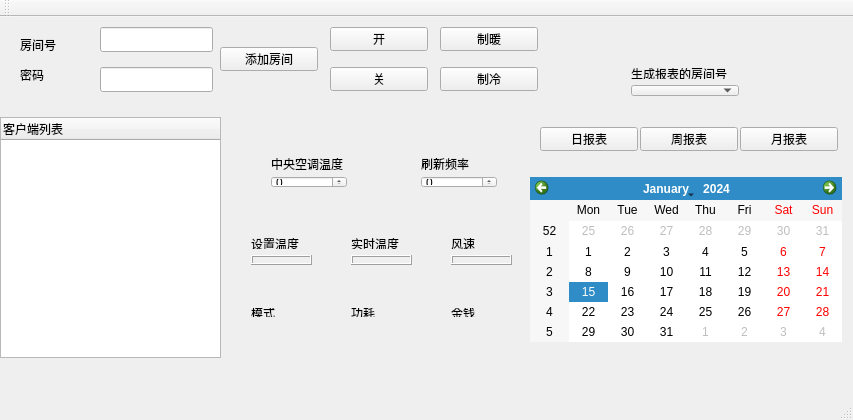
<?xml version="1.0" encoding="UTF-8"?>
<ui version="4.0">
 <class>MainWindow</class>
 <widget class="QMainWindow" name="MainWindow">
  <property name="geometry">
   <rect>
    <x>0</x>
    <y>0</y>
    <width>853</width>
    <height>420</height>
   </rect>
  </property>
  <property name="windowTitle">
   <string>MainWindow</string>
  </property>
  <widget class="QWidget" name="centralWidget">
   <widget class="QPushButton" name="addRoomBtn">
    <property name="geometry">
     <rect>
      <x>220</x>
      <y>30</y>
      <width>98</width>
      <height>24</height>
     </rect>
    </property>
    <property name="text">
     <string>添加房间</string>
    </property>
   </widget>
   <widget class="QLabel" name="roomLab">
    <property name="geometry">
     <rect>
      <x>20</x>
      <y>20</y>
      <width>81</width>
      <height>16</height>
     </rect>
    </property>
    <property name="text">
     <string>房间号</string>
    </property>
   </widget>
   <widget class="QLabel" name="pwdLab">
    <property name="geometry">
     <rect>
      <x>20</x>
      <y>50</y>
      <width>81</width>
      <height>16</height>
     </rect>
    </property>
    <property name="text">
     <string>密码</string>
    </property>
   </widget>
   <widget class="QLineEdit" name="roomText">
    <property name="geometry">
     <rect>
      <x>100</x>
      <y>10</y>
      <width>113</width>
      <height>25</height>
     </rect>
    </property>
   </widget>
   <widget class="QLineEdit" name="pwdText">
    <property name="geometry">
     <rect>
      <x>100</x>
      <y>50</y>
      <width>113</width>
      <height>25</height>
     </rect>
    </property>
    <property name="echoMode">
     <enum>QLineEdit::Password</enum>
    </property>
   </widget>
   <widget class="QTreeWidget" name="treeWidget">
    <property name="geometry">
     <rect>
      <x>0</x>
      <y>100</y>
      <width>221</width>
      <height>241</height>
     </rect>
    </property>
    <column>
     <property name="text">
      <string notr="true">客户端列表</string>
     </property>
    </column>
   </widget>
   <widget class="QWidget" name="layoutWidget">
    <property name="geometry">
     <rect>
      <x>340</x>
      <y>210</y>
      <width>83</width>
      <height>49</height>
     </rect>
    </property>
    <layout class="QVBoxLayout" name="verticalLayout_2">
     <item>
      <widget class="QLabel" name="realTem">
       <property name="text">
        <string>实时温度</string>
       </property>
      </widget>
     </item>
     <item>
      <widget class="QLCDNumber" name="realTemNum">
       <property name="digitCount">
        <number>3</number>
       </property>
       <property name="segmentStyle">
        <enum>QLCDNumber::Flat</enum>
       </property>
      </widget>
     </item>
    </layout>
   </widget>
   <widget class="QWidget" name="layoutWidget_2">
    <property name="geometry">
     <rect>
      <x>440</x>
      <y>280</y>
      <width>83</width>
      <height>45</height>
     </rect>
    </property>
    <layout class="QVBoxLayout" name="verticalLayout_4">
     <item>
      <widget class="QLabel" name="moneyLab">
       <property name="text">
        <string>金钱</string>
       </property>
      </widget>
     </item>
     <item>
      <widget class="QLabel" name="money">
       <property name="text">
        <string/>
       </property>
      </widget>
     </item>
    </layout>
   </widget>
   <widget class="QWidget" name="layoutWidget_3">
    <property name="geometry">
     <rect>
      <x>440</x>
      <y>210</y>
      <width>83</width>
      <height>49</height>
     </rect>
    </property>
    <layout class="QVBoxLayout" name="verticalLayout_5">
     <item>
      <widget class="QLabel" name="speed">
       <property name="text">
        <string>风速</string>
       </property>
      </widget>
     </item>
     <item>
      <widget class="QLCDNumber" name="speedNum">
       <property name="digitCount">
        <number>3</number>
       </property>
       <property name="segmentStyle">
        <enum>QLCDNumber::Flat</enum>
       </property>
      </widget>
     </item>
    </layout>
   </widget>
   <widget class="QWidget" name="layoutWidget_4">
    <property name="geometry">
     <rect>
      <x>240</x>
      <y>280</y>
      <width>83</width>
      <height>45</height>
     </rect>
    </property>
    <layout class="QVBoxLayout" name="verticalLayout_6">
     <item>
      <widget class="QLabel" name="modeLab">
       <property name="text">
        <string>模式</string>
       </property>
      </widget>
     </item>
     <item>
      <widget class="QLabel" name="mode">
       <property name="text">
        <string/>
       </property>
      </widget>
     </item>
    </layout>
   </widget>
   <widget class="QWidget" name="layoutWidget">
    <property name="geometry">
     <rect>
      <x>240</x>
      <y>210</y>
      <width>83</width>
      <height>49</height>
     </rect>
    </property>
    <layout class="QVBoxLayout" name="verticalLayout">
     <item>
      <widget class="QLabel" name="setTem">
       <property name="text">
        <string>设置温度</string>
       </property>
      </widget>
     </item>
     <item>
      <widget class="QLCDNumber" name="setTemNum">
       <property name="digitCount">
        <number>3</number>
       </property>
       <property name="segmentStyle">
        <enum>QLCDNumber::Flat</enum>
       </property>
      </widget>
     </item>
    </layout>
   </widget>
   <widget class="QWidget" name="layoutWidget">
    <property name="geometry">
     <rect>
      <x>340</x>
      <y>280</y>
      <width>83</width>
      <height>45</height>
     </rect>
    </property>
    <layout class="QVBoxLayout" name="verticalLayout_3">
     <item>
      <widget class="QLabel" name="powerLab">
       <property name="text">
        <string>功耗</string>
       </property>
      </widget>
     </item>
     <item>
      <widget class="QLabel" name="power">
       <property name="text">
        <string/>
       </property>
      </widget>
     </item>
    </layout>
   </widget>
   <widget class="QPushButton" name="heatModeBtn">
    <property name="geometry">
     <rect>
      <x>440</x>
      <y>10</y>
      <width>98</width>
      <height>24</height>
     </rect>
    </property>
    <property name="text">
     <string>制暖</string>
    </property>
   </widget>
   <widget class="QPushButton" name="coldModeBtn">
    <property name="geometry">
     <rect>
      <x>440</x>
      <y>50</y>
      <width>98</width>
      <height>24</height>
     </rect>
    </property>
    <property name="text">
     <string>制冷</string>
    </property>
   </widget>
   <widget class="QWidget" name="layoutWidget_5">
    <property name="geometry">
     <rect>
      <x>260</x>
      <y>130</y>
      <width>98</width>
      <height>52</height>
     </rect>
    </property>
    <layout class="QVBoxLayout" name="verticalLayout_7">
     <item>
      <widget class="QLabel" name="TempLab">
       <property name="text">
        <string>中央空调温度</string>
       </property>
      </widget>
     </item>
     <item>
      <widget class="QSpinBox" name="tempBox"/>
     </item>
    </layout>
   </widget>
   <widget class="QWidget" name="layoutWidget_6">
    <property name="geometry">
     <rect>
      <x>410</x>
      <y>130</y>
      <width>98</width>
      <height>52</height>
     </rect>
    </property>
    <layout class="QVBoxLayout" name="verticalLayout_8">
     <item>
      <widget class="QLabel" name="flashSpdLab">
       <property name="text">
        <string>刷新频率</string>
       </property>
      </widget>
     </item>
     <item>
      <widget class="QSpinBox" name="flashSpdBox"/>
     </item>
    </layout>
   </widget>
   <widget class="QPushButton" name="turnOnBtn">
    <property name="geometry">
     <rect>
      <x>330</x>
      <y>10</y>
      <width>98</width>
      <height>24</height>
     </rect>
    </property>
    <property name="text">
     <string>开</string>
    </property>
   </widget>
   <widget class="QPushButton" name="turnOffBtn">
    <property name="geometry">
     <rect>
      <x>330</x>
      <y>50</y>
      <width>98</width>
      <height>24</height>
     </rect>
    </property>
    <property name="text">
     <string>关</string>
    </property>
   </widget>
   <widget class="QPushButton" name="dayReport">
    <property name="geometry">
     <rect>
      <x>540</x>
      <y>110</y>
      <width>98</width>
      <height>24</height>
     </rect>
    </property>
    <property name="text">
     <string>日报表</string>
    </property>
   </widget>
   <widget class="QPushButton" name="weekReport">
    <property name="geometry">
     <rect>
      <x>640</x>
      <y>110</y>
      <width>98</width>
      <height>24</height>
     </rect>
    </property>
    <property name="text">
     <string>周报表</string>
    </property>
   </widget>
   <widget class="QPushButton" name="monthReport">
    <property name="geometry">
     <rect>
      <x>740</x>
      <y>110</y>
      <width>98</width>
      <height>24</height>
     </rect>
    </property>
    <property name="text">
     <string>月报表</string>
    </property>
   </widget>
   <widget class="QWidget" name="layoutWidget">
    <property name="geometry">
     <rect>
      <x>620</x>
      <y>40</y>
      <width>130</width>
      <height>50</height>
     </rect>
    </property>
    <layout class="QVBoxLayout" name="verticalLayout_9">
     <item>
      <widget class="QLabel" name="roomNumLab">
       <property name="text">
        <string>生成报表的房间号</string>
       </property>
      </widget>
     </item>
     <item>
      <widget class="QComboBox" name="roomNum"/>
     </item>
    </layout>
   </widget>
   <widget class="QCalendarWidget" name="timeWidget">
    <property name="geometry">
     <rect>
      <x>530</x>
      <y>160</y>
      <width>312</width>
      <height>165</height>
     </rect>
    </property>
   </widget>
  </widget>
  <widget class="QMenuBar" name="menuBar">
   <property name="geometry">
    <rect>
     <x>0</x>
     <y>0</y>
     <width>853</width>
     <height>23</height>
    </rect>
   </property>
  </widget>
  <widget class="QToolBar" name="mainToolBar">
   <attribute name="toolBarArea">
    <enum>TopToolBarArea</enum>
   </attribute>
   <attribute name="toolBarBreak">
    <bool>false</bool>
   </attribute>
  </widget>
  <widget class="QStatusBar" name="statusBar"/>
 </widget>
 <layoutdefault spacing="6" margin="11"/>
 <resources/>
 <connections/>
</ui>
